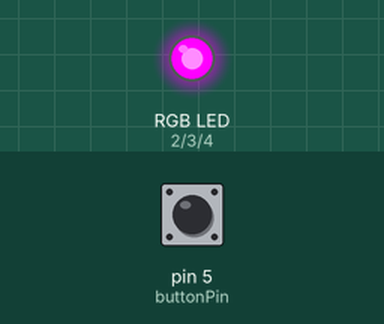
This sketch was run on a simulated Arduino Uno, built with avr-gcc and run on an emulated ATmega328P. On the bench: an RGB LED mixed from three pins (HIGH = lit). The test bench sets the inputs (shaded band); at power-on: pin 5 (buttonPin) HIGH.

Above: at 1.2 s.
1.3 s: pin 5 (buttonPin) pulled LOW for 0.15 s
At 1.37 s:
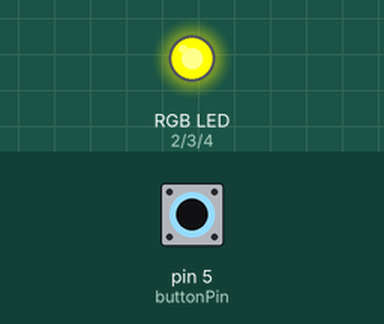
2.9 s: pin 5 (buttonPin) pulled LOW for 3.2 s
At 7.2 s:
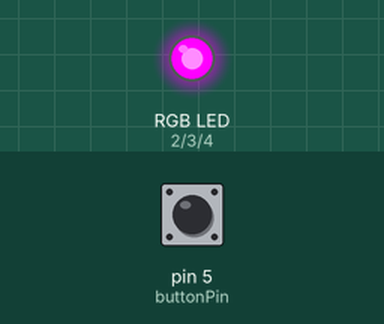
Timing chart, 0 to 8.7 s (numbered marks = the images above; inputs shaded):
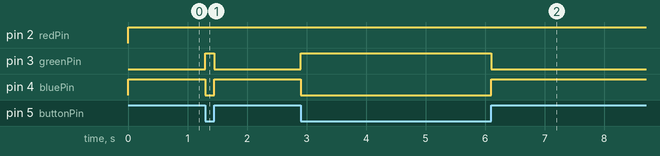

The sketch:

pb-rg-rb.ino
```cpp
/*
This is a program for Arduino that controls an RGB LED and a push button.
The program turns on the red LED, green LED, or blue LED based on the state of the push button.
The pins for the RGB LED and push button are defined in the code.
*/
// Define the RGB pins and PB pin
 int redPin = 2;    // define the pin number for the red LED
 int greenPin = 3; // define the pin number for the green LED
 int bluePin = 4;  // define the pin number for the blue LED
 int buttonPin = 5; // define the pin number for the push-button

void setup() {
  pinMode(redPin, OUTPUT);     // set the red LED pin as output
  pinMode(greenPin, OUTPUT);   // set the green LED pin as output
  pinMode(bluePin, OUTPUT);    // set the blue LED pin as output
  pinMode(buttonPin, INPUT_PULLUP); // set the button pin as input with internal pull-up resistor enabled
}

void loop() {
  int buttonState = digitalRead(buttonPin); // read the state of the button

  // turn on the red LED if the button is not pressed, and turn it off if the button is pressed
  digitalWrite(redPin, HIGH);

  // turn on the green LED
  digitalWrite(greenPin, !buttonState);

  // turn on the blue LED if the button is pressed, and turn it off if the button is not pressed
  digitalWrite(bluePin, buttonState);
}
```

Measured:
- after the input at 1.3 s, pin 3 (greenPin): LOW → HIGH at once, → LOW 0.15 s later; pin 4 (bluePin): HIGH → LOW at once, → HIGH 0.15 s later
- after the input at 2.9 s, pin 3 (greenPin): LOW → HIGH at once, → LOW 3.2 s later; pin 4 (bluePin): HIGH → LOW at once, → HIGH 3.2 s later
